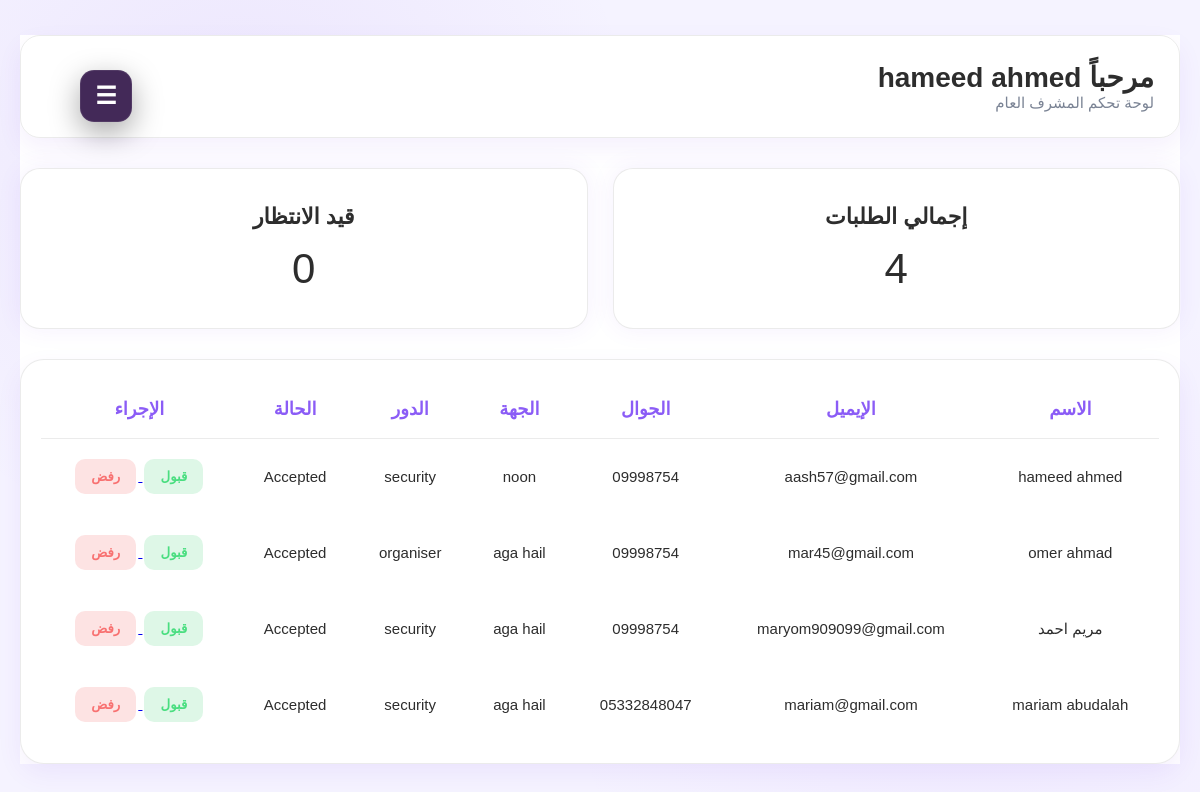
The page /supervisor (signed in) on the database as committed earlier.
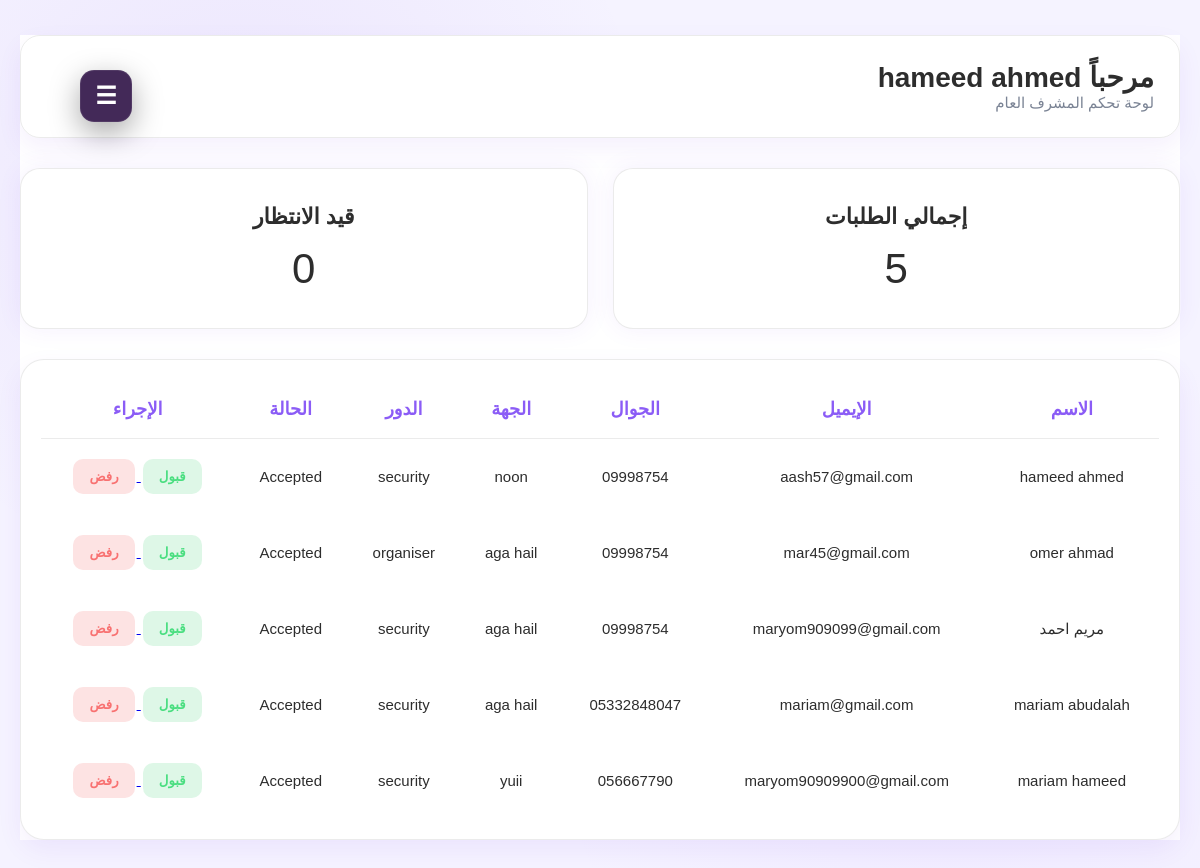
The same page on the database as committed later.
### tables this page shows
CREATE TABLE applications (
    id INTEGER PRIMARY KEY AUTOINCREMENT,
    fullname TEXT NOT NULL,
    email TEXT NOT NULL,
    phone TEXT NOT NULL,

    age INTEGER NOT NULL,
    gender_section TEXT NOT NULL,

    role TEXT NOT NULL,  -- Organiser / Security

    organization_name TEXT NOT NULL,  -- اسم الجهة

    crowd_experience TEXT,        -- هل سبق تعاملت مع حشود
    event_experience TEXT,        -- هل شاركت بتنظيم فعاليات
    security_experience TEXT,     -- هل عندك خبرة أمنية
    emergency_handling TEXT,      -- هل تعرف تتعامل مع الطوارئ
    volunteer_before TEXT,        -- هل تطوعت قبل

    status TEXT DEFAULT 'In Progress'  -- In Progress / Accepted / Rejected
);

### app.py (the view)
@app.route("/supervisor")
def supervisor():
    if "supervisor_email" not in session:
        return redirect(url_for("supervisor_login"))
    conn = sqlite3.connect(ASH_DB)
    cursor = conn.cursor()
    cursor.execute("""
        SELECT id, fullname, email, phone, organization_name, role, status
        FROM applications
    """)
    applications = cursor.fetchall()
    cursor.execute("SELECT COUNT(*) FROM applications")
    total = cursor.fetchone()[0]
    cursor.execute("""
    SELECT COUNT(*) FROM applications
    WHERE status='In Progress'
""")
    pending = cursor.fetchone()[0]
    cursor.execute("SELECT COUNT(*) FROM applications WHERE status='Accepted'")
    accepted = cursor.fetchone()[0]
    cursor.execute("SELECT COUNT(*) FROM applications WHERE status='Rejected'")
    rejected = cursor.fetchone()[0]
    cursor.execute("""
    SELECT id, sender_email, created_at
    FROM reports
    ORDER BY id DESC
""")
    reports = cursor.fetchall()
    conn.close()
    return render_template(
        "supervisor.html",
        applications=applications,
        reports=reports,
        supervisor_name=session.get("supervisor_name", ""),
        total=total,
        pending=pending,
        accepted=accepted,
        rejected=rejected
    )

### templates/supervisor.html (shortened to what this page needs)
<!doctype html>
<html lang="ar" dir="rtl">
  <head>
    <link
      rel="stylesheet"
      href="{{ url_for('static', filename='css/stylesupervisor.css') }}"
    />
  </head>
  <body>
    <button id="menuBtn" class="menu-btn">☰</button>
    <div class="dashboard">
      <div class="topbar">
        <div class="welcome">
          <h2>مرحباً {{ session['supervisor_name'] }}</h2>
          <p>لوحة تحكم المشرف العام</p>
        </div>
      </div>
      <div class="cards">
        <div class="card" id="totalCard">
          <h3>إجمالي الطلبات</h3>
          <span>{{ total }}</span>
        </div>
        <div class="card" id="pendingCard">
          <h3>قيد الانتظار</h3>
          <span>{{ pending }}</span>
        </div>
      </div>
      <div class="table-box" id="applicationsSection">
        <table>
          <thead>
            <tr>
              <th>الاسم</th>
              <th>الإيميل</th>
              <th>الجوال</th>
              <th>الجهة</th>
              <th>الدور</th>
              <th>الحالة</th>
              <th>الإجراء</th>
            </tr>
          </thead>
          <tbody>
            {% for app in applications %}
            <tr class="data-row" data-status="{{ app[6] }}">
              <td>{{ app[1] }}</td>
              <td>{{ app[2] }}</td>
              <td>{{ app[3] }}</td>
              <td>{{ app[4] }}</td>
              <td>{{ app[5] }}</td>
              <td>{{ app[6] }}</td>
              <td>
                <a
                  href="{{ url_for('update_status', app_id=app[0], new_status='Accepted') }}"
                >
                  <button class="accept">قبول</button>
                </a>
                <a
                  href="{{ url_for('update_status', app_id=app[0], new_status='Rejected') }}"
                >
                  <button class="reject">رفض</button>
                </a>
              </td>
            </tr>
            {% endfor %}
          </tbody>
        </table>
      </div>
    </div>
  </body>
</html>

### static/css/stylesupervisor.css (style rules this page uses)
:root { --bg-main: #f5f3ff; --bg-soft: rgba(255, 255, 255, 0.75); --card-bg: rgba(255, 255, 255, 0.95); --accent-1: #7b3fe4; --accent-2: #a66cff; --text: #2d2d2d; --muted: #7a8394; --border: rgba(0, 0, 0, 0.08); --shadow: 0 10px 25px rgba(123, 63, 228, 0.08); --radius: 18px; }
* { margin: 0; padding: 0; box-sizing: border-box; }
body, .dashboard, .topbar { transform: none !important; }
body { font-family: "Cairo", sans-serif; background: var(--bg); color: var(--text); direction: rtl; padding: 35px 20px; min-height: 100vh; background: radial-gradient( circle at 20% 20%, rgba(123, 63, 228, 0.08), transparent 35% ), radial-gradient( circle at 80% 80%, rgba(166, 108, 255, 0.07), transparent 35% ), var(--bg-main); color: var(--text); }
.dashboard { max-width: 1400px; margin: auto; background: white; }
.topbar { display: flex; justify-content: space-between; align-items: center; gap: 20px; padding: 25px; background: var(--card); border: 1px solid var(--border); border-radius: 20px; backdrop-filter: blur(10px); box-shadow: var(--shadow); margin-bottom: 30px; flex-wrap: wrap; }
.welcome h2 { font-size: 28px; font-weight: 800; }
.welcome p { font-size: 15px; color: var(--muted); }
.cards { display: grid; grid-template-columns: repeat(auto-fit, minmax(260px, 1fr)); gap: 25px; margin-bottom: 30px; }
.card { background: white; border: 1px solid var(--border); border-radius: 20px; padding: 35px; text-align: center; box-shadow: var(--shadow); backdrop-filter: blur(8px); cursor: pointer; transition: 0.2s ease; box-shadow: 0 0 25px rgba(124, 58, 237, 0.08); }
.card h3 { font-size: 22px; margin-bottom: 15px; font-weight: 700; }
.card span { font-size: 42px; }
.table-box { background: white; border: 1px solid var(--border); border-radius: 20px; padding: 15px; overflow-x: auto; box-shadow: var(--shadow); border-radius: 24px; padding: 20px; }
table { width: 100%; border-collapse: collapse; min-width: 900px; }
th { padding: 18px; font-size: 18px; font-weight: 800; color: #8b5cf6; border-bottom: 1px solid var(--border); }
td { padding: 18px; text-align: center; border-bottom: 1px solid rgba(255, 255, 255, 0.04); font-size: 15px; }
.accept, .reject { border: none; padding: 10px 16px; border-radius: 10px; font-family: inherit; font-weight: 700; cursor: pointer; margin: 2px; transition: 0.3s; }
.accept { background: rgba(34, 197, 94, 0.15); color: #4ade80; }
.reject { background: rgba(239, 68, 68, 0.15); color: #f87171; }
.menu-btn { position: fixed; top: 70px; left: 80px; z-index: 9999; display: flex; align-items: center; justify-content: center; width: 52px; height: 52px; border-radius: 14px; border: 1px solid rgba(255, 255, 255, 0.08); background: rgba(31, 1, 57, 0.84); color: #ffffff; font-size: 24px; font-weight: 700; line-height: 1; cursor: pointer; outline: none; backdrop-filter: blur(12px); -webkit-backdrop-filter: blur(12px); box-shadow: 0 10px 30px rgba(0, 0, 0, 0.35); transition: all 0.25s ease; }

Rows that differ between the two databases and show on the page:
added applications: fullname "mariam hameed", email "maryom90909900@gmail.com", phone "056667790", organization_name "yuii", role "security", status "Accepted"
Other text that changed with them:
{{ total }}: "4" → "5"
